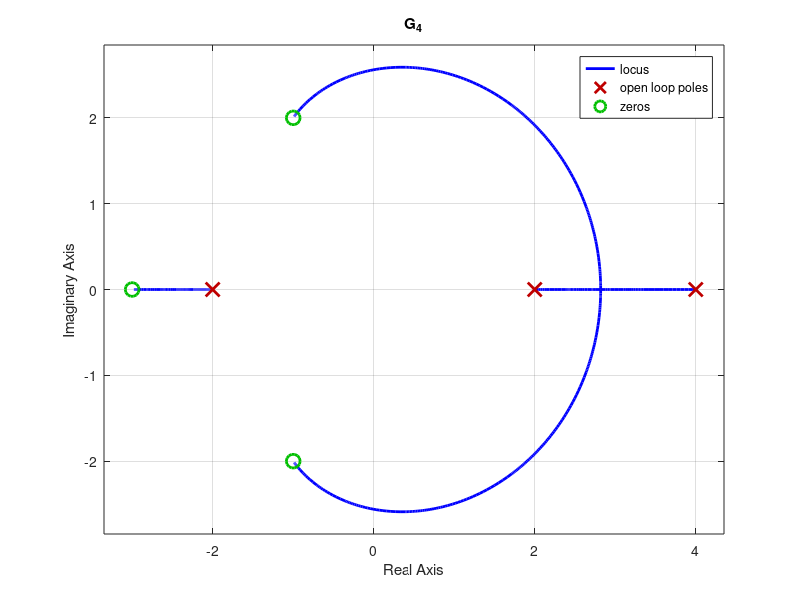
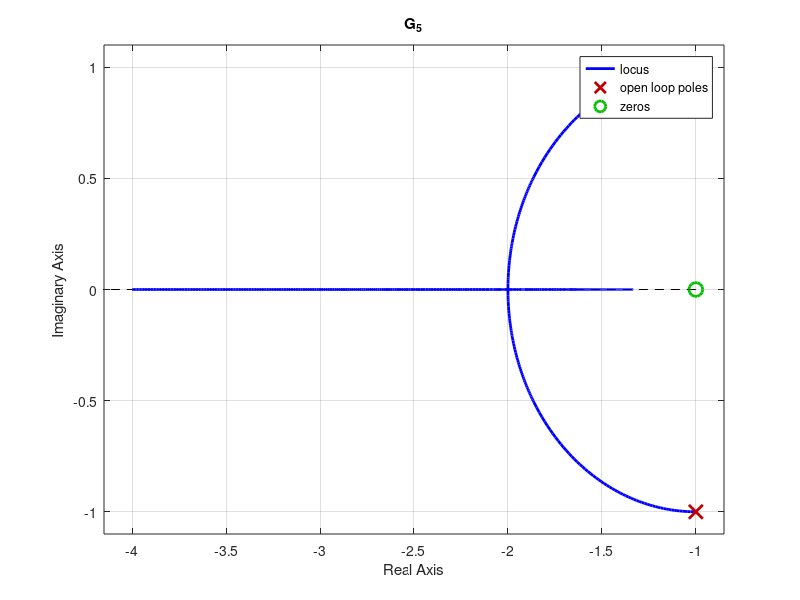
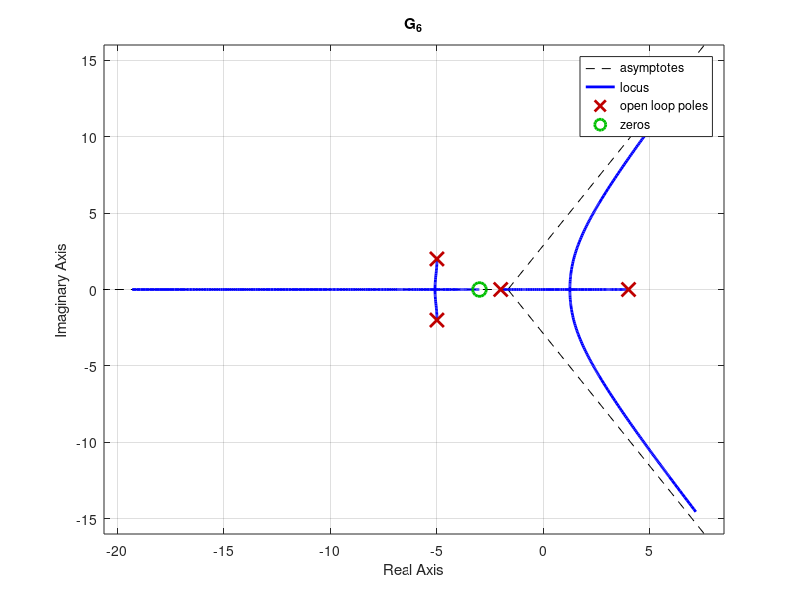
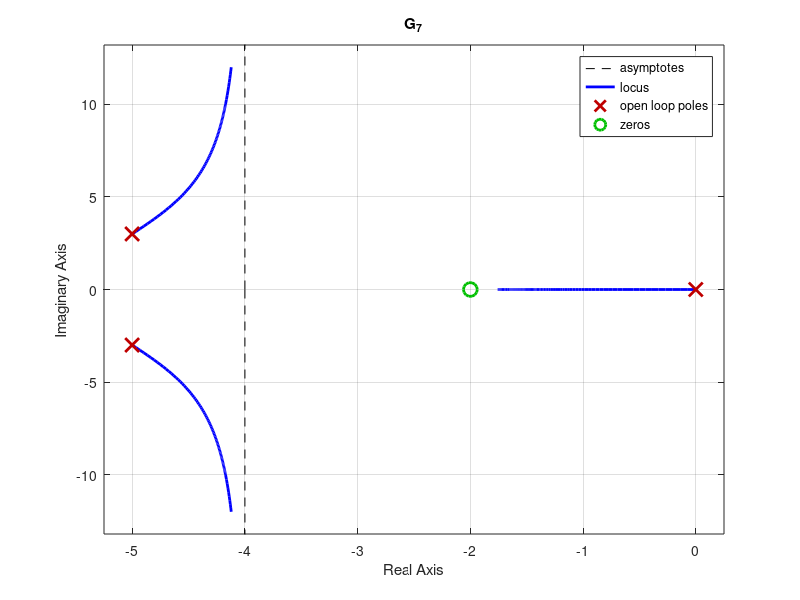

These charts were generated, in order, by the following MATLAB code:
%Verify various hand sketches of root locus plots 
%
%Created by Christopher Lum
%lum@uw.edu

clear
clc
close all

%G4
Z4 = [-1-2*i -1+2*i -3];
P4 = [-2 +2 +4];
K4 = [1];
G4 = zpk(Z4, P4, K4)

figure
rlocus(G4)
title('G_4')

%G5
Z5 = [-1];
P5 = [-1-1*i -1+1*i];
K5 = [2];
G5 = zpk(Z5, P5, K5)

figure
rlocus(G5)
title('G_5')

%G6
num6 = [1 3];
den6 = [1 8 1 -138 -232];
G6 = tf(num6,den6)

figure
rlocus(G6)
title('G_6')

%G7
num7 = [1 2];
den7 = [1 10 34 0];
G7 = tf(num7,den7)

figure
rlocus(G7)
title('G_7')

%G8
num8 = [1 2 2];
den8 = [1 9 33 51 26 0];
G8 = tf(num8,den8)

figure
pzmap(G8)
title('G_8')

figure
rlocus(G8)
title('G_8')
